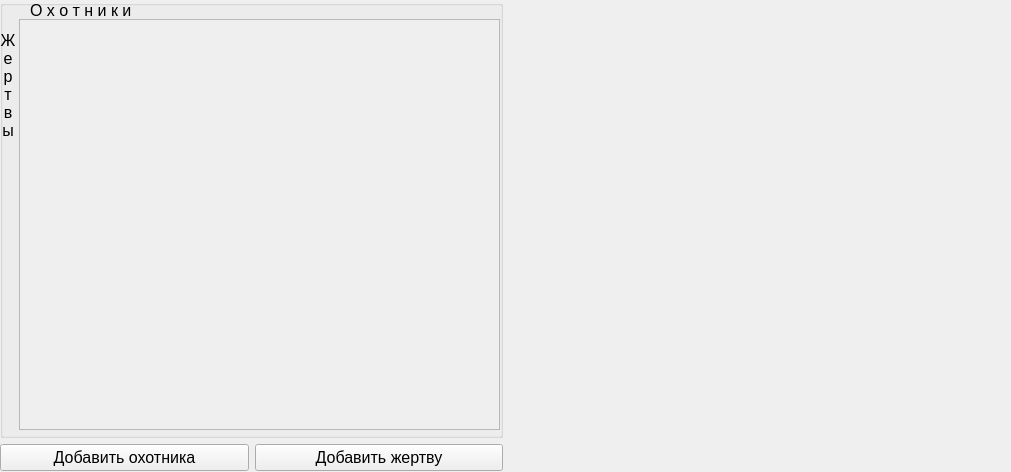
<?xml version="1.0" encoding="UTF-8"?>
<ui version="4.0">
 <class>MainWindow</class>
 <widget class="QMainWindow" name="MainWindow">
  <property name="geometry">
   <rect>
    <x>0</x>
    <y>0</y>
    <width>1011</width>
    <height>472</height>
   </rect>
  </property>
  <property name="windowTitle">
   <string>MainWindow</string>
  </property>
  <widget class="QWidget" name="centralwidget">
   <widget class="QWidget" name="horizontalLayoutWidget">
    <property name="geometry">
     <rect>
      <x>0</x>
      <y>0</y>
      <width>1011</width>
      <height>471</height>
     </rect>
    </property>
    <layout class="QHBoxLayout" name="horizontalLayout">
     <item>
      <layout class="QVBoxLayout" name="verticalLayout">
       <item>
        <widget class="QGroupBox" name="groupBox">
         <property name="title">
          <string/>
         </property>
         <widget class="QLabel" name="hunters_lbl">
          <property name="geometry">
           <rect>
            <x>30</x>
            <y>0</y>
            <width>121</width>
            <height>21</height>
           </rect>
          </property>
          <property name="font">
           <font>
            <pointsize>12</pointsize>
           </font>
          </property>
          <property name="text">
           <string>О х о т н и к и</string>
          </property>
         </widget>
         <widget class="QLabel" name="victims_lbl">
          <property name="geometry">
           <rect>
            <x>0</x>
            <y>20</y>
            <width>16</width>
            <height>131</height>
           </rect>
          </property>
          <property name="font">
           <font>
            <pointsize>12</pointsize>
           </font>
          </property>
          <property name="text">
           <string>Ж е р т в ы</string>
          </property>
          <property name="alignment">
           <set>Qt::AlignCenter</set>
          </property>
          <property name="wordWrap">
           <bool>true</bool>
          </property>
         </widget>
         <widget class="QScrollArea" name="scrollArea">
          <property name="geometry">
           <rect>
            <x>19</x>
            <y>19</y>
            <width>481</width>
            <height>411</height>
           </rect>
          </property>
          <property name="widgetResizable">
           <bool>true</bool>
          </property>
          <widget class="QWidget" name="scrollAreaWidgetContents">
           <property name="geometry">
            <rect>
             <x>0</x>
             <y>0</y>
             <width>479</width>
             <height>409</height>
            </rect>
           </property>
           <widget class="QWidget" name="gridLayoutWidget">
            <property name="geometry">
             <rect>
              <x>0</x>
              <y>0</y>
              <width>481</width>
              <height>401</height>
             </rect>
            </property>
            <layout class="QGridLayout" name="gridLayout">
             <property name="sizeConstraint">
              <enum>QLayout::SetFixedSize</enum>
             </property>
            </layout>
           </widget>
          </widget>
         </widget>
        </widget>
       </item>
       <item>
        <layout class="QHBoxLayout" name="horizontalLayout_2">
         <property name="sizeConstraint">
          <enum>QLayout::SetMinimumSize</enum>
         </property>
         <item>
          <widget class="QPushButton" name="addHunterBtn">
           <property name="font">
            <font>
             <pointsize>12</pointsize>
            </font>
           </property>
           <property name="text">
            <string>Добавить охотника</string>
           </property>
          </widget>
         </item>
         <item>
          <widget class="QPushButton" name="addVictimBtn">
           <property name="font">
            <font>
             <pointsize>12</pointsize>
            </font>
           </property>
           <property name="text">
            <string>Добавить жертву</string>
           </property>
          </widget>
         </item>
        </layout>
       </item>
      </layout>
     </item>
     <item>
      <widget class="QWidget" name="widget" native="true"/>
     </item>
    </layout>
   </widget>
  </widget>
 </widget>
 <resources/>
 <connections/>
</ui>
